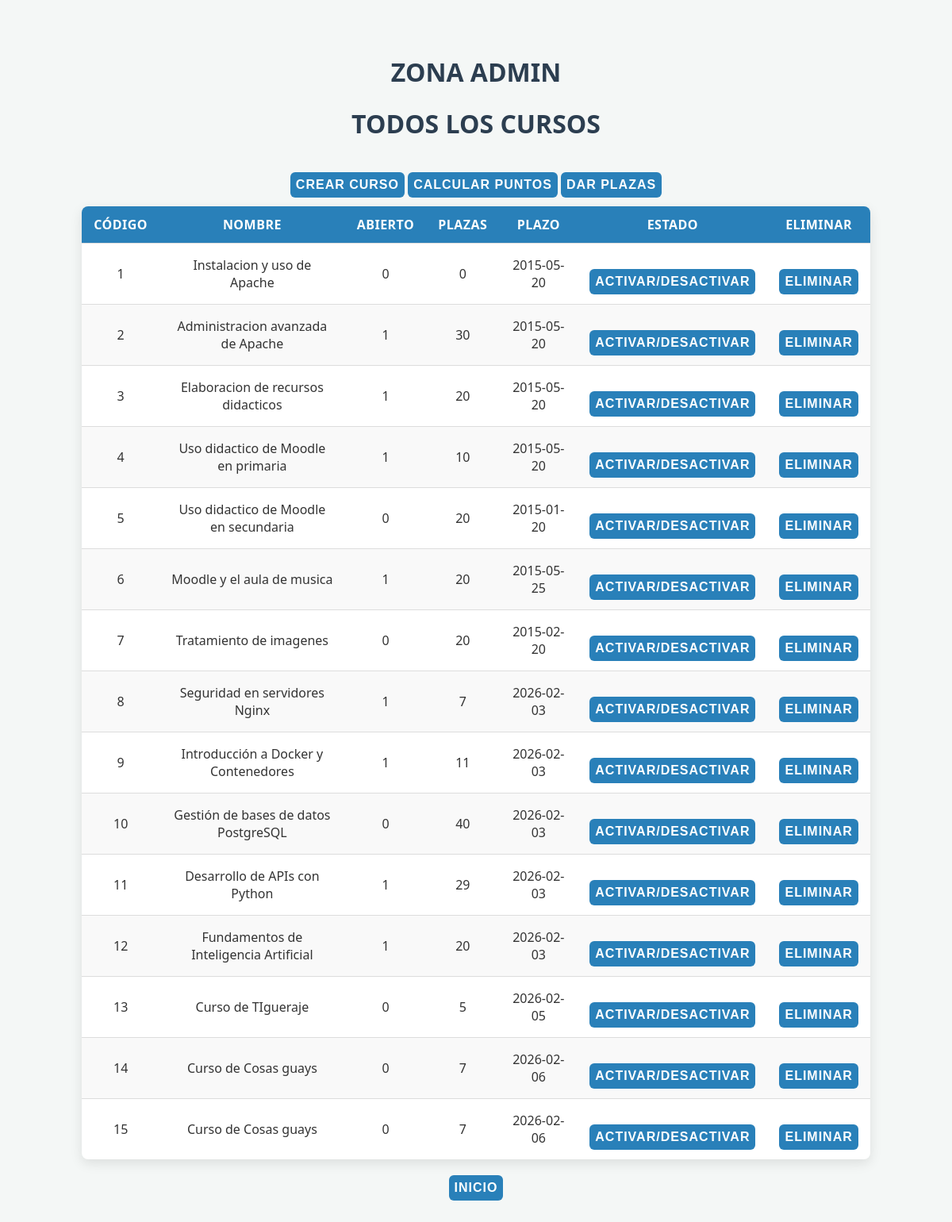
Page /panelAdmin.php (signed in) on the committed database.
### tables this page shows
CREATE TABLE `cursos` (
  `codigo` smallint NOT NULL,
  `nombre` varchar(50) NOT NULL DEFAULT '',
  `abierto` tinyint(1) NOT NULL DEFAULT '1',
  `numeroplazas` smallint NOT NULL DEFAULT '20',
  `plazoinscripcion` date NOT NULL
);

### panelAdmin.php (the view, shortened to what this page needs)
<!DOCTYPE html>
<html lang="en">
<head>
</head>
<body style="text-align: center;">
    <h1>ZONA ADMIN</h1>
    <h1>TODOS LOS CURSOS</h1>
    <div id="boton">
        <a href="creaCurso.php"><button>Crear Curso</button></a>
        <a href="calculaPuntos.php"><button>Calcular Puntos</button></a>
        <a href="darPlazas.php"><button>Dar Plazas</button></a>
    </div>
    <?php
    $pdo = conectar();
    $stmt = $pdo->prepare("SELECT * FROM cursos");
    $boton = false;
    if (isset($_SESSION['admin'])) {
        $boton = true;
    }
    echo "<table class='dynamic-table'>";
    echo "<thead>";
    echo "<tr>";
    echo "<th>Código</th>";
    echo "<th>Nombre</th>";
    echo "<th>Abierto</th>";
    echo "<th>Plazas</th>";
    echo "<th>Plazo</th>";
    if ($boton) {
        echo "<th>Estado</th>";
        echo "<th>Eliminar</th>";
    }
    echo "</thead>";
    echo "<tbody>";
    $stmt->execute();
    while ($fila = $stmt->fetch(PDO::FETCH_ASSOC)) {
        echo "<tr>";
        echo "<td>" . htmlspecialchars($fila['codigo']) . "</td>";
        echo "<td>" . htmlspecialchars($fila['nombre']) . "</td>";
        echo "<td>" . htmlspecialchars($fila['abierto']) . "</td>";
        echo "<td>" . htmlspecialchars($fila['numeroplazas']) . "</td>";
        echo "<td>" . htmlspecialchars($fila['plazoinscripcion']) . "</td>";
        if ($boton) {
            echo "<td><a href='activar.php?id={$fila['codigo']}'><button>Activar/Desactivar</button></a></td>";
            echo "<td><a href='eliminar.php?id={$fila['codigo']}'><button>Eliminar</button></a></td>";
        }
        echo "</tr>";
    }
    echo "</tbody></table>";
    ?>
    <a href="index.php"><button>Inicio</button></a><br>
</body>
</html>

### panelAdmin.php (style rules this page uses)
body { font-family: 'Segoe UI', Tahoma, Geneva, Verdana, sans-serif; background-color: #f4f7f6; color: #333; padding: 40px; }
h1 { color: #2c3e50; margin-bottom: 20px; }
.dynamic-table { margin: 0 auto; border-collapse: collapse; width: 90%; max-width: 1000px; background-color: white; box-shadow: 0 5px 15px rgba(0, 0, 0, 0.1); border-radius: 8px; overflow: hidden; }
.dynamic-table thead { background-color: #2980b9; color: white; text-transform: uppercase; letter-spacing: 0.03em; }
.dynamic-table th, .dynamic-table td { padding: 12px 15px; text-align: center; border-bottom: 1px solid #ddd; }
.dynamic-table tbody tr:nth-child(even) { background-color: #f9f9f9; }
.dynamic-table tbody tr:last-child td { border-bottom: none; }
button { background-color: #2980b9; color: white; padding: 7px; border: none; border-radius: 6px; font-size: 16px; font-weight: bold; text-transform: uppercase; letter-spacing: 1px; cursor: pointer; transition: background-color 0.3s ease, transform 0.1s; margin-top: 20px; }
#boton { margin: 1%; }

### rows in the picture
cursos: codigo "1", nombre "Instalacion y uso de Apache", abierto "0", numeroplazas "0", plazoinscripcion "2015-05-20"
cursos: codigo "2", nombre "Administracion avanzada de Apache", abierto "1", numeroplazas "30", plazoinscripcion "2015-05-20"
cursos: codigo "3", nombre "Elaboracion de recursos didacticos", abierto "1", numeroplazas "20", plazoinscripcion "2015-05-20"
cursos: codigo "4", nombre "Uso didactico de Moodle en primaria", abierto "1", numeroplazas "10", plazoinscripcion "2015-05-20"
cursos: codigo "5", nombre "Uso didactico de Moodle en secundaria", abierto "0", numeroplazas "20", plazoinscripcion "2015-01-20"
cursos: codigo "6", nombre "Moodle y el aula de musica", abierto "1", numeroplazas "20", plazoinscripcion "2015-05-25"
cursos: codigo "7", nombre "Tratamiento de imagenes", abierto "0", numeroplazas "20", plazoinscripcion "2015-02-20"
cursos: codigo "8", nombre "Seguridad en servidores Nginx", abierto "1", numeroplazas "7", plazoinscripcion "2026-02-03"
cursos: codigo "9", nombre "Introducción a Docker y Contenedores", abierto "1", numeroplazas "11", plazoinscripcion "2026-02-03"
cursos: codigo "10", nombre "Gestión de bases de datos PostgreSQL", abierto "0", numeroplazas "40", plazoinscripcion "2026-02-03"
cursos: codigo "11", nombre "Desarrollo de APIs con Python", abierto "1", numeroplazas "29", plazoinscripcion "2026-02-03"
cursos: codigo "12", nombre "Fundamentos de Inteligencia Artificial", abierto "1", numeroplazas "20", plazoinscripcion "2026-02-03"
cursos: codigo "13", nombre "Curso de TIgueraje", abierto "0", numeroplazas "5", plazoinscripcion "2026-02-05"
cursos: codigo "14", nombre "Curso de Cosas guays", abierto "0", numeroplazas "7", plazoinscripcion "2026-02-06"
cursos: codigo "15", nombre "Curso de Cosas guays", abierto "0", numeroplazas "7", plazoinscripcion "2026-02-06"
